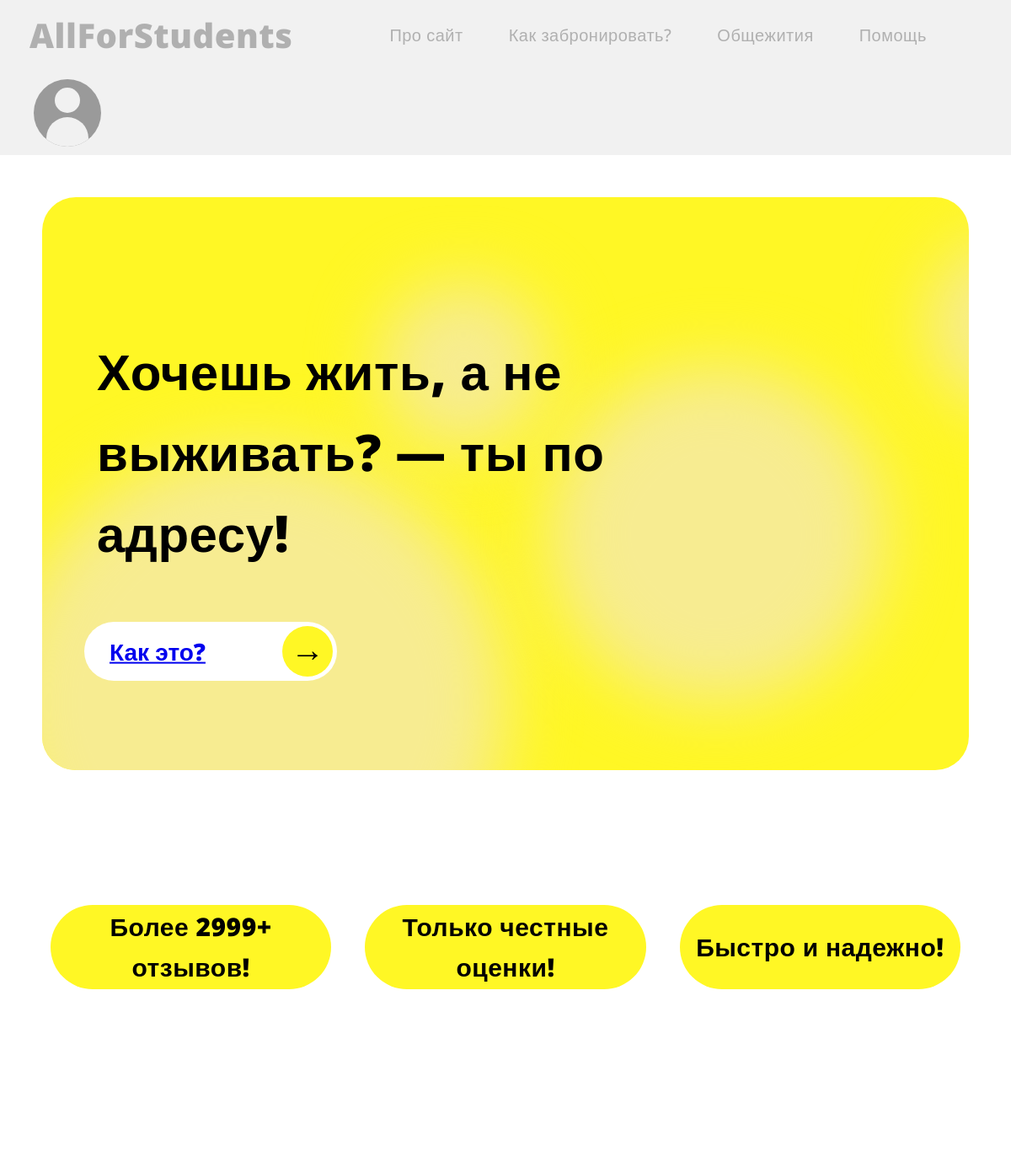
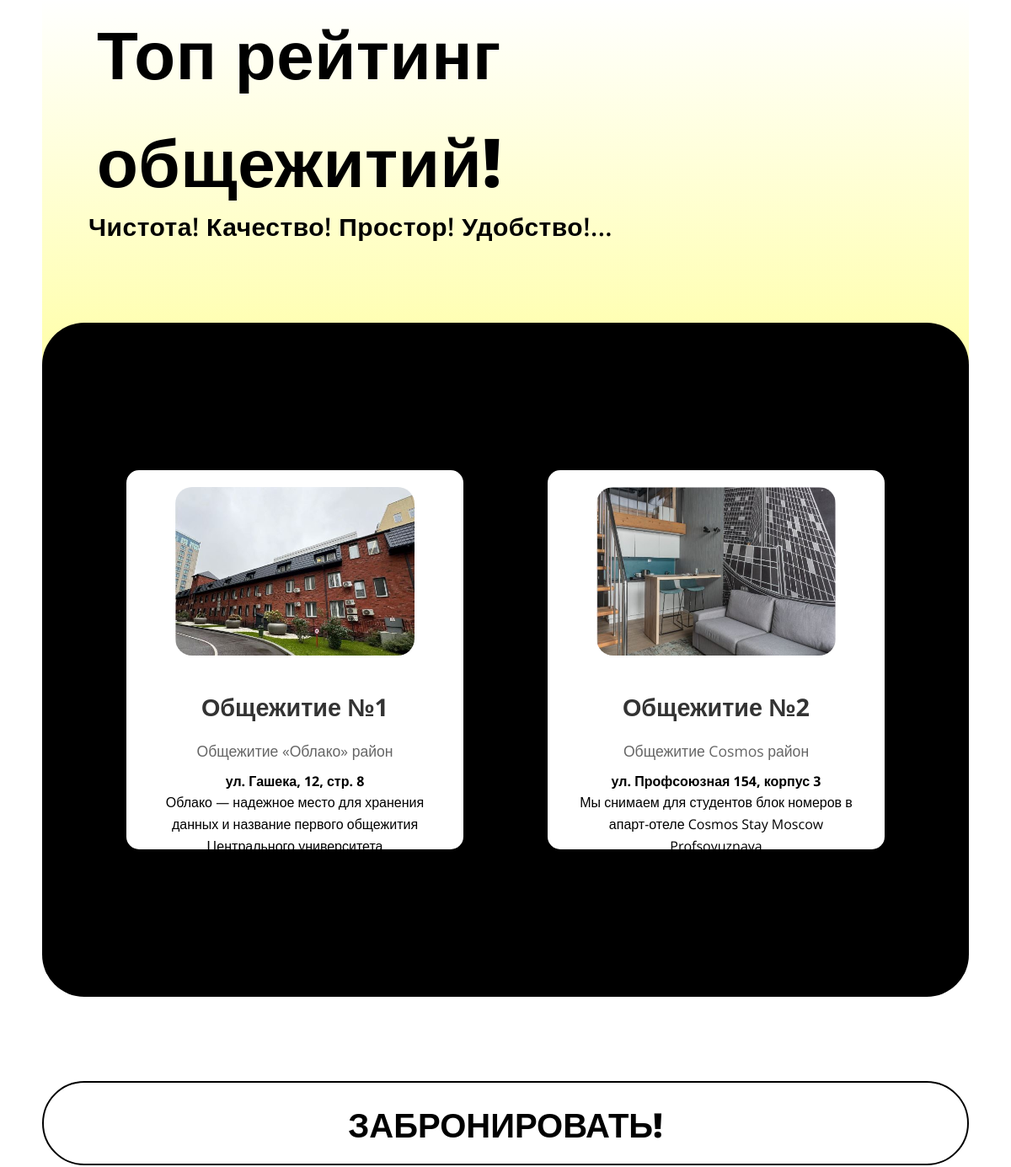
The page / on the database its author committed (2 pictures, top to bottom).
### data/hostel.py (models this page shows)
class Hostel(SqlAlchemyBase, UserMixin):
    __tablename__ = 'hostel'
    id = sqlalchemy.Column(sqlalchemy.Integer, primary_key=True)
    address = sqlalchemy.Column(sqlalchemy.String)
    district = sqlalchemy.Column(sqlalchemy.String)
    description = sqlalchemy.Column(sqlalchemy.Text)
    room = sqlalchemy.orm.relationship('Room', back_populates='hostel')

### main.py (the view)
@app.route('/')
def main_page():
    db_sess = db_session.create_session()
    top_hostels = db_sess.query(Hostel).order_by(Hostel.id.desc()).limit(3).all()
    db_sess.close()
    return render_template("basepage.html", top_hostels=top_hostels[::-1])

### data/db_session.py (called while the page is built)
def create_session() -> Session:
    global __factory
    return __factory()

### templates/basepage.html (shortened to what this page needs)
<!DOCTYPE html>
<html lang="ru">
<head>
    <link rel="stylesheet" href="../static/CSS/basepage.css">
</head>
<body>
    <header class="header">
        <nav class="nav-container">
            <div class="LOGOT">
                <a href="/" class="LOGOTIP">AllForStudents</a>
            </div>
            <div class="nav-items">
                <a href="/about" class="nav-item">Про сайт</a>
                <a href="/how" class="nav-item">Как забронировать?</a>
                <a href="/hostels" class="nav-item">Общежития</a>
                <a href="/help" class="nav-item">Помощь</a>
            </div>
            <a href="/me" class="userlogo">
                <div class="head"></div>
                <div class="body"></div>
            </a>
        </nav>
    </header>
    <div class="MAIN-CONTAINER">
        <div class="square-container">
            <div class="circle"></div>
            <div class="seccircle"></div>
            <div class="thircircle"></div>
            <div class="fifthcircle"></div>
            <div class="title-container">
                <h1 class="title">Хочешь жить, а не выживать? — ты по адресу!</h1>
                <div class="about-container">
                    <div class="btnback"></div>
                    <a href="/about" class="what">Как это?</a>
                    <div class="strelka">
                        <h1 class="strela">→</h1>
                    </div>
                </div>
            </div>
        </div>
        <div class="STATA">
            <div class="FIRST">
                <h1 class="COUNTRATE">Более 2999+ отзывов!</h1>
            </div>
            <div class="SECOND">
                <h1 class="TRUSTUS">Только честные оценки!</h1>
            </div>
            <div class="THIRD">
                <h1 class="QUICK">Быстро и надежно!</h1>
            </div>
        </div>
        <div class="FADE">
            <div class="RATING-box">
                <h1 class="TEXT">Топ рейтинг общежитий!</h1>
                <h1 class="shortinfo">Чистота! Качество! Простор! Удобство!...</h1>
            </div>
            <div class="image-box">
                {% if top_hostels %}
                    {% for hostel in top_hostels %}
                    <div class="hostel-card">
                        <img src='..\static\images\Hostels\{{ hostel.id }}\main.JPG'
                             alt="{{ hostel.address }}"
                             onerror="this.onerror=null; this.src='../static/images/Error_images/not_found_image.png'">
                        <div class="hostel-info">
                            <h3 class="hostel-title">Общежитие №{{ hostel.id }}</h3>
                            <p class="hostel-district">{{ hostel.district }} район</p>
                            <h4>{{ hostel.address }}</h4>
                            <p>{{ hostel.description }}</h5>
                        </div>
                    </div>
                    {% endfor %}
                {% else %}
                    <div class="no-hostels">
                        <p>Пока нет общежитий. Скоро появятся!</p>
                    </div>
                {% endif %}
            </div>
            <div class="takeit">
                <a href="/start" class="take-link">
                    <h1 class="take">ЗАБРОНИРОВАТЬ!</h1>
                </a>
            </div>
        </div>
    </div>
</body>
</html>

### templates/basepage.html (style rules this page uses)
.hostel-card { width: 400px; height: 450px; text-align: center; background: white; border-radius: 15px; padding: 20px; transition: all 0.3s ease; overflow: hidden; }
.hostel-info { padding: 15px 0; }
.hostel-title { font-size: 1.8rem; margin: 15px 0; color: #333; }
.hostel-district { color: #666; font-size: 1.1rem; margin-bottom: 10px; }

### rows shown on the page
Hostel: shows a picture, id "1", district "Общежитие «Облако»", address "ул. Гашека, 12, стр. 8", description "Облако — надежное место для хранения данных и название первого общежития…"
Hostel: shows a picture, id "2", district "Общежитие Cosmos", address "ул. Профсоюзная 154, корпус 3", description "Мы снимаем для студентов блок номеров в апарт-отеле Cosmos Stay Moscow…"
